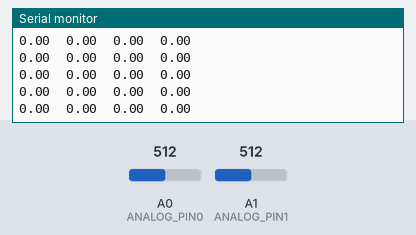
Bench run of a sketch on a simulated Arduino Uno, built with avr-gcc and run on an emulated ATmega328P. Parts: the last lines printed to the serial monitor. The test bench sets the inputs (shaded band); at power-on: A0 (ANALOG_PIN0) = 512, A1 (ANALOG_PIN1) = 512.

Above: at 4.3 s.
4.4 s: A0 (ANALOG_PIN0) set to 778
At 4.46 s:
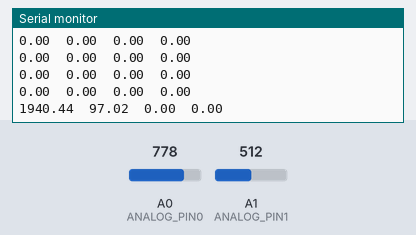
7.4 s: A0 (ANALOG_PIN0) set to 797
At 7.42 s:
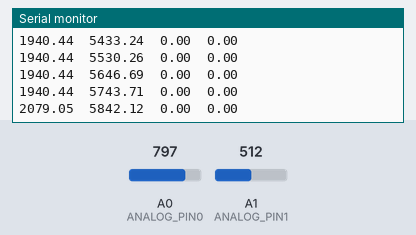
Timing chart, 0 to 10.4 s (numbered marks = the images above; inputs shaded):
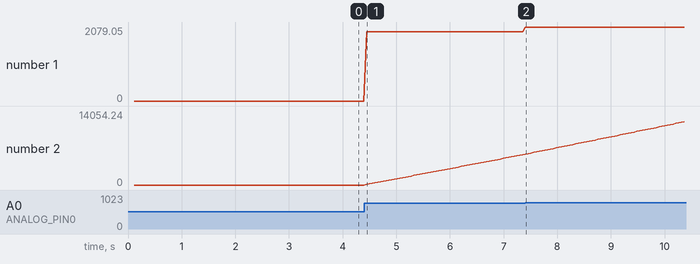

The sketch:

sketch.ino
```cpp
#include <MsTimer2.h>

class Enc03rDriver
{
private:
    // pin: the number of the analog input pin to read from
    // (0 to 5 on most boards, 0 to 7 on the Mini and Nano, 0 to 15 on the Mega)
    //
    // @see https://www.arduino.cc/en/Reference/AnalogRead
    const static int    ANALOG_PIN0           = 0;
    const static int    ANALOG_PIN1           = 1;
    const static int    READ_INTERVAL_MS      = 10;
    const static int    CALIBRATION_MAX_TIMES = 10;
    const static int    SAMPLING_RATE         = 100;
    const static double DT                    = 1.0 / SAMPLING_RATE;
    enum State {
        UNINITALIZED_STATE,
        CALIBRATING_STATE,
        NORMAL_STATE,
    };
    static volatile State  state;
    static volatile int    calibratingTimes;
    static int             calibratingVoltage0;
    static int             calibratingVoltage1;
    static volatile int    voltageBase0;
    static volatile int    voltageBase1;
    static volatile double velocity0;
    static volatile double velocity1;
    static volatile double angle0;
    static volatile double angle1;

public:
    static void initialize() {
        state = UNINITALIZED_STATE;
        MsTimer2::set(1000 / SAMPLING_RATE,
                      Enc03rDriver::flash);
        MsTimer2::start();
        calibrate();
    }

    static void calibrate() {
        velocity0           = 0;
        velocity1           = 0;
        angle0              = 0;
        angle1              = 0;
        voltageBase0        = 0;
        voltageBase1        = 0;
        calibratingTimes    = 0;
        calibratingVoltage0 = 0;
        calibratingVoltage1 = 0;
        state = CALIBRATING_STATE;
        while (state == CALIBRATING_STATE) {
            delay(1);
        }
    }

    static void flash() {
        if (state == UNINITALIZED_STATE) {
            return;
        }

        // This means that it will map input voltages
        // between 0 and 5 volts into integer values between 0 and 1023.
        //
        // @see https://www.arduino.cc/en/Reference/AnalogRead
        int v0 = analogRead(ANALOG_PIN0);
        int v1 = analogRead(ANALOG_PIN1);
        switch (state) {
        case CALIBRATING_STATE: flashCalibrateState(v0, v1); break;
        case NORMAL_STATE:      flashNormalState(v0, v1);    break;
        }
    }

    static double getVelocity(int index) {
        if (state != NORMAL_STATE) {
            return -1;
        }

        switch(index) {
        case 0:  return velocity0;
        case 1:  return velocity1;
        default: return -1;
        }
    }

    static double getAngle(int index) {
        if (state != NORMAL_STATE) {
            return -1;
        }

        switch(index) {
        case 0:  return angle0;
        case 1:  return angle1;
        default: return -1;
        }
    }

private:
    static double voltage2Velocity(int v) {
        return v / 1023.0 * 5 / 0.00067;
    }

    static void flashCalibrateState(int v0, int v1) {
        if (CALIBRATION_MAX_TIMES <= calibratingTimes) {
            voltageBase0 = calibratingVoltage0 / CALIBRATION_MAX_TIMES;
            voltageBase1 = calibratingVoltage1 / CALIBRATION_MAX_TIMES;
            state = NORMAL_STATE;
            return;
        }

        calibratingVoltage0 += v0;
        calibratingVoltage1 += v1;

        calibratingTimes++;
    }

    static void flashNormalState(int v0, int v1) {
        velocity0 =  voltage2Velocity(v0 - voltageBase0);
        angle0    += velocity0 * DT;

        velocity1 =  voltage2Velocity(v1 - voltageBase1);
        angle1    += velocity1 * DT;
    }

};
volatile Enc03rDriver::State Enc03rDriver::state;
volatile int    Enc03rDriver::calibratingTimes;
int             Enc03rDriver::calibratingVoltage0;
int             Enc03rDriver::calibratingVoltage1;
volatile int    Enc03rDriver::voltageBase0;
volatile int    Enc03rDriver::voltageBase1;
volatile double Enc03rDriver::velocity0;
volatile double Enc03rDriver::velocity1;
volatile double Enc03rDriver::angle0;
volatile double Enc03rDriver::angle1;

void setup()
{
    Serial.begin(115200);
    Enc03rDriver::initialize();
    Serial.println("velocity0	angle0	velocity1	angle1");
}

void loop()
{
    int ch = Serial.read();
    if (ch == 'c') {
        Enc03rDriver::calibrate();
        return;
    }
    double v0 = Enc03rDriver::getVelocity(0);
    double v1 = Enc03rDriver::getVelocity(1);
    double a0 = Enc03rDriver::getAngle(0);
    double a1 = Enc03rDriver::getAngle(1);
    Serial.print(v0);
    Serial.print("	");
    Serial.print(a0);
    Serial.print("	");
    Serial.print(v1);
    Serial.print("	");
    Serial.println(a1);
    delay(50);
}
```

Measured:
- after the input at 4.4 s, the serial monitor: prints a new line after 0.05 s (image 1)
- plotted number 1: 0 → 1940.44 after the input at 4.4 s
- plotted number 2: 0 → 5743.71 after the input at 4.4 s
